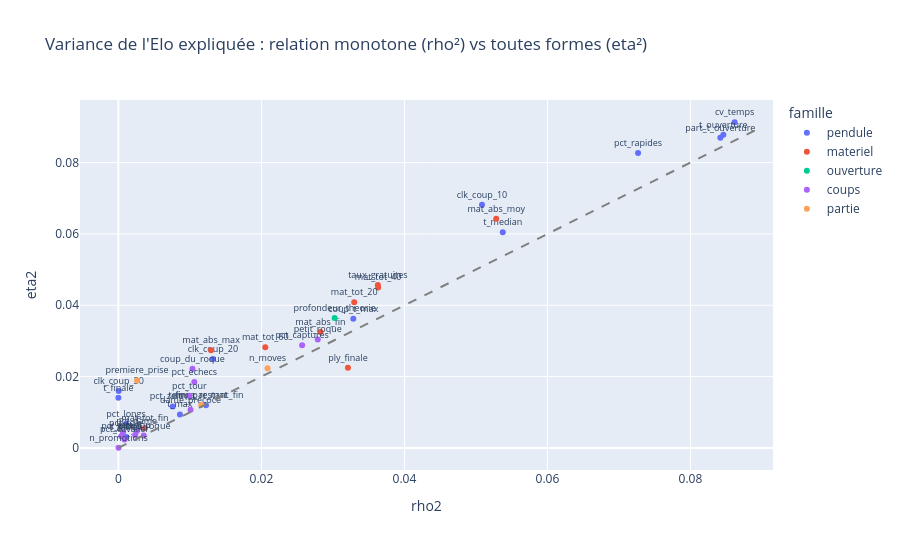

Write notebook code for a chart like this one.
### Code cell
# Au-dessus de la diagonale : eta2 > rho2 = relation non monotone (Spearman la sous-estime)
nums = bilan.drop_nulls("spearman")
fig = px.scatter(nums, x="rho2", y="eta2", color="famille", hover_name="feature", text="feature", height=550,
                 title="Variance de l'Elo expliquée : relation monotone (rho²) vs toutes formes (eta²)")
fig.add_shape(type="line", x0=0, y0=0, x1=0.09, y1=0.09, line=dict(dash="dash", color="gray"))
fig.update_traces(textposition="top center", textfont_size=9)
fig.show()

### Figure 1 — Plotly figure (JSON) as saved in the notebook; plotly's stock layout.template omitted (floating-point values rounded to 4 significant figures)
{"data": [{"hovertemplate": "<b>%{hovertext}</b><br><br>famille=pendule<br>rho2=%{x}<br>eta2=%{y}<br>feature=%{text}<extra></extra>", "hovertext": ["cv_temps", "t_ouverture", "part_t_ouverture", "pct_rapides", "clk_coup_10", "t_median", "coup_t_max", "clk_coup_20", "clk_coup_30", "t_finale", "temps_restant_fin", "pct_zeitnot", "t_max", "pct_longs", "t_milieu"], "legendgroup": "pendule", "marker": {"color": "#636efa", "symbol": "circle"}, "mode": "markers+text", "name": "pendule", "orientation": "v", "showlegend": true, "text": ["cv_temps", "t_ouverture", "part_t_ouverture", "pct_rapides", "clk_coup_10", "t_median", "coup_t_max", "clk_coup_20", "clk_coup_30", "t_finale", "temps_restant_fin", "pct_zeitnot", "t_max", "pct_longs", "t_milieu"], "textfont": {"size": 9}, "textposition": "top center", "type": "scatter", "x": [0.08618, 0.0846, 0.08418, 0.07268, 0.05085, 0.05376, 0.03285, 0.01322, 4.361e-05, 6.927e-09, 0.01225, 0.007591, 0.008601, 0.001078, 0.00111], "xaxis": "x", "y": [0.09131, 0.08782, 0.08699, 0.08269, 0.0682, 0.0605, 0.03624, 0.02491, 0.01596, 0.01405, 0.01196, 0.01165, 0.009396, 0.006792, 0.003086], "yaxis": "y"}, {"hovertemplate": "<b>%{hovertext}</b><br><br>famille=materiel<br>rho2=%{x}<br>eta2=%{y}<br>feature=%{text}<extra></extra>", "hovertext": ["mat_abs_moy", "taux_gratuites", "mat_tot_40", "mat_tot_20", "mat_abs_fin", "mat_tot_60", "mat_abs_max", "ply_finale", "mat_tot_fin"], "legendgroup": "materiel", "marker": {"color": "#EF553B", "symbol": "circle"}, "mode": "markers+text", "name": "materiel", "orientation": "v", "showlegend": true, "text": ["mat_abs_moy", "taux_gratuites", "mat_tot_40", "mat_tot_20", "mat_abs_fin", "mat_tot_60", "mat_abs_max", "ply_finale", "mat_tot_fin"], "textfont": {"size": 9}, "textposition": "top center", "type": "scatter", "x": [0.05284, 0.03629, 0.03633, 0.03298, 0.02826, 0.02054, 0.01296, 0.0321, 0.003714], "xaxis": "x", "y": [0.06429, 0.04567, 0.045, 0.04084, 0.03254, 0.02821, 0.02737, 0.02252, 0.005623], "yaxis": "y"}, {"hovertemplate": "<b>%{hovertext}</b><br><br>famille=ouverture<br>rho2=%{x}<br>eta2=%{y}<br>feature=%{text}<extra></extra>", "hovertext": ["profondeur_theorie"], "legendgroup": "ouverture", "marker": {"color": "#00cc96", "symbol": "circle"}, "mode": "markers+text", "name": "ouverture", "orientation": "v", "showlegend": true, "text": ["profondeur_theorie"], "textfont": {"size": 9}, "textposition": "top center", "type": "scatter", "x": [0.03024], "xaxis": "x", "y": [0.03642], "yaxis": "y"}, {"hovertemplate": "<b>%{hovertext}</b><br><br>famille=coups<br>rho2=%{x}<br>eta2=%{y}<br>feature=%{text}<extra></extra>", "hovertext": ["petit_roque", "pct_captures", "coup_du_roque", "pct_echecs", "pct_tour", "dame_precoce", "pct_dame", "pct_roi", "pct_fou", "grand_roque", "pct_pions", "pct_cavalier", "n_promotions"], "legendgroup": "coups", "marker": {"color": "#ab63fa", "symbol": "circle"}, "mode": "markers+text", "name": "coups", "orientation": "v", "showlegend": true, "text": ["petit_roque", "pct_captures", "coup_du_roque", "pct_echecs", "pct_tour", "dame_precoce", "pct_dame", "pct_roi", "pct_fou", "grand_roque", "pct_pions", "pct_cavalier", "n_promotions"], "textfont": {"size": 9}, "textposition": "top center", "type": "scatter", "x": [0.02788, 0.02569, 0.01036, 0.01062, 0.009927, 0.01009, 0.002547, 0.0006544, 0.002349, 0.003539, 0.0003977, 0.0008517, 1.941e-05], "xaxis": "x", "y": [0.03044, 0.02882, 0.02221, 0.01847, 0.01462, 0.01073, 0.004668, 0.004306, 0.003615, 0.003479, 0.003309, 0.002402, 5.785e-05], "yaxis": "y"}, {"hovertemplate": "<b>%{hovertext}</b><br><br>famille=partie<br>rho2=%{x}<br>eta2=%{y}<br>feature=%{text}<extra></extra>", "hovertext": ["n_moves", "premiere_prise", "fini_par_mat"], "legendgroup": "partie", "marker": {"color": "#FFA15A", "symbol": "circle"}, "mode": "markers+text", "name": "partie", "orientation": "v", "showlegend": true, "text": ["n_moves", "premiere_prise", "fini_par_mat"], "textfont": {"size": 9}, "textposition": "top center", "type": "scatter", "x": [0.02086, 0.002599, 0.01158], "xaxis": "x", "y": [0.02237, 0.01892, 0.01206], "yaxis": "y"}], "layout": {"height": 550, "legend": {"title": {"text": "famille"}, "tracegroupgap": 0}, "shapes": [{"line": {"color": "gray", "dash": "dash"}, "type": "line", "x0": 0, "x1": 0.09, "y0": 0, "y1": 0.09}], "title": {"text": "Variance de l'Elo expliquée : relation monotone (rho²) vs toutes formes (eta²)"}, "xaxis": {"anchor": "y", "domain": [0, 1], "title": {"text": "rho2"}}, "yaxis": {"anchor": "x", "domain": [0, 1], "title": {"text": "eta2"}}}}
